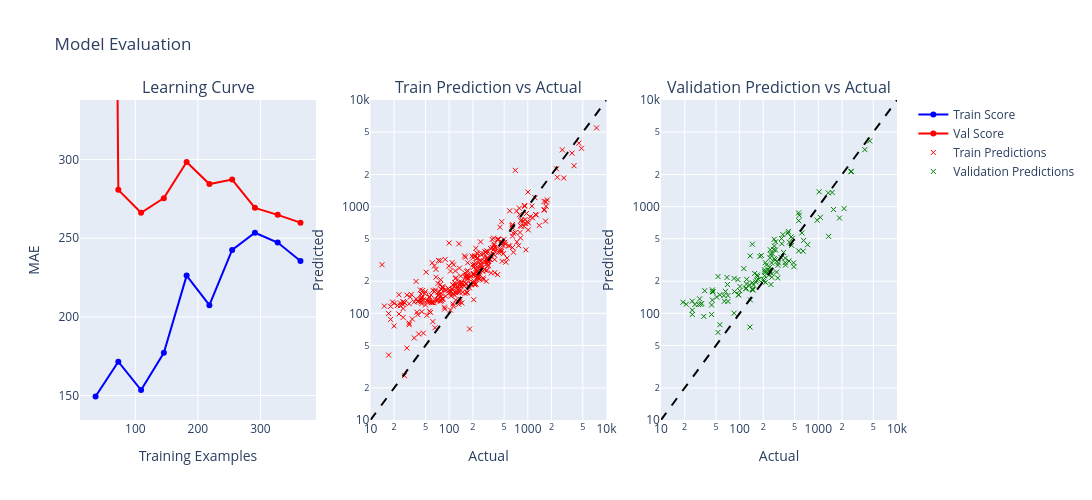

The code cell stored with this chart in its notebook:
### Code cell
plotting_pred_vs_actual_LC(pipeline2, X_train_ride_2, y_train_ride_2, X_val_ride_2, y_val_ride_2, X_train_ride_T1, X_val_ride_T1)

### Figure 1 — Plotly figure (JSON) as saved in the notebook; plotly's stock layout.template omitted (floating-point values rounded to 4 significant figures; data arrays with more than 128 entries replaced by an {"elided": "..."} marker saying what was removed)
{"data": [{"hovertemplate": "Size: %{x:.0f}<br>MAE: %{y:.0f}s<extra></extra>", "line": {"color": "blue"}, "mode": "lines+markers", "name": "Train Score", "type": "scatter", "x": [36.4, 72.8, 109.2, 145.6, 182.0, 218.4, 254.8, 291.2, 327.6, 364.0], "xaxis": "x", "y": [149.4, 171.5, 153.5, 177.1, 226.2, 207.4, 242.6, 253.5, 247.2, 235.5], "yaxis": "y"}, {"hovertemplate": "Size: %{x:.0f}<br>MAE: %{y:.0f}s<extra></extra>", "line": {"color": "red"}, "mode": "lines+markers", "name": "Val Score", "type": "scatter", "x": [36.4, 72.8, 109.2, 145.6, 182.0, 218.4, 254.8, 291.2, 327.6, 364.0], "xaxis": "x", "y": [2082.0, 280.7, 266.2, 275.5, 298.4, 284.4, 287.3, 269.3, 264.8, 259.9], "yaxis": "y"}, {"customdata": {"elided": "364 int values"}, "hovertemplate": "<b>Segment ID:</b> %{text}<br><b>Actual:</b> %{x:.0f}s<br><b>Predicted:</b> %{y:.0f}s<extra></extra>", "marker": {"line": {"color": "red", "width": 1}, "size": 5, "symbol": "x-thin"}, "mode": "markers", "name": "Train Predictions", "text": {"elided": "364 float values"}, "type": "scatter", "x": {"elided": "364 int values"}, "xaxis": "x2", "y": {"elided": "364 float values"}, "yaxis": "y2"}, {"line": {"color": "black", "dash": "dash"}, "mode": "lines", "showlegend": false, "type": "scatter", "x": [10, 10000], "xaxis": "x2", "y": [10, 10000], "yaxis": "y2"}, {"customdata": {"elided": "132 int values"}, "hovertemplate": "<b>Segment ID:</b> %{text}<br><b>Actual:</b> %{x:.0f}s<br><b>Predicted:</b> %{y:.0f}s<extra></extra>", "marker": {"line": {"color": "green", "width": 1}, "size": 5, "symbol": "x-thin"}, "mode": "markers", "name": "Validation Predictions", "text": {"elided": "132 float values"}, "type": "scatter", "x": {"elided": "132 int values"}, "xaxis": "x3", "y": {"elided": "132 float values"}, "yaxis": "y3"}, {"line": {"color": "black", "dash": "dash"}, "mode": "lines", "showlegend": false, "type": "scatter", "x": [10, 10000], "xaxis": "x3", "y": [10, 10000], "yaxis": "y3"}], "layout": {"annotations": [{"font": {"size": 16}, "showarrow": false, "text": "Learning Curve", "x": 0.1444, "xanchor": "center", "xref": "paper", "y": 1, "yanchor": "bottom", "yref": "paper"}, {"font": {"size": 16}, "showarrow": false, "text": "Train Prediction vs Actual", "x": 0.5, "xanchor": "center", "xref": "paper", "y": 1, "yanchor": "bottom", "yref": "paper"}, {"font": {"size": 16}, "showarrow": false, "text": "Validation Prediction vs Actual", "x": 0.8556, "xanchor": "center", "xref": "paper", "y": 1, "yanchor": "bottom", "yref": "paper"}], "height": 500, "hovermode": "closest", "title": {"text": "Model Evaluation"}, "width": 1400, "xaxis": {"anchor": "y", "domain": [0, 0.2889], "title": {"text": "Training Examples"}}, "xaxis2": {"anchor": "y2", "domain": [0.3556, 0.6444], "range": [1, 4], "title": {"text": "Actual"}, "type": "log"}, "xaxis3": {"anchor": "y3", "domain": [0.7111, 1], "range": [1, 4], "title": {"text": "Actual"}, "type": "log"}, "yaxis": {"anchor": "x", "domain": [0, 1], "range": [134.4, 337.8], "title": {"text": "MAE"}}, "yaxis2": {"anchor": "x2", "domain": [0, 1], "range": [1, 4], "title": {"text": "Predicted"}, "type": "log"}, "yaxis3": {"anchor": "x3", "domain": [0, 1], "range": [1, 4], "title": {"text": "Predicted"}, "type": "log"}}}
